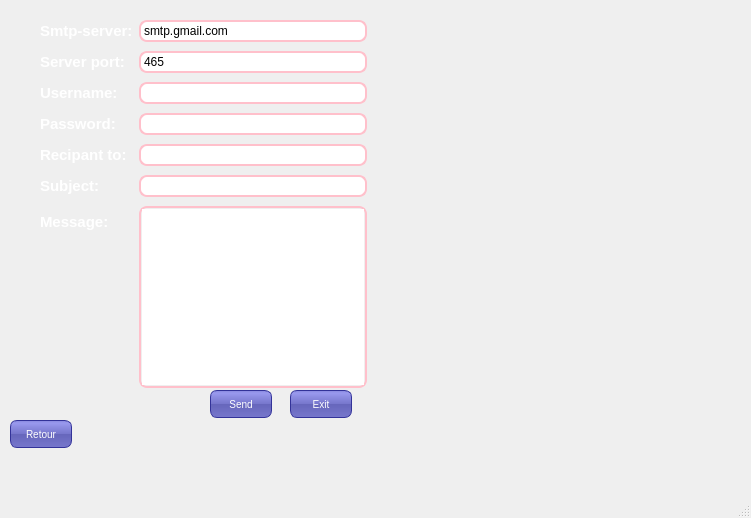
<?xml version="1.0" encoding="UTF-8"?>
<ui version="4.0">
 <class>mailing</class>
 <widget class="QMainWindow" name="mailing">
  <property name="geometry">
   <rect>
    <x>0</x>
    <y>0</y>
    <width>751</width>
    <height>518</height>
   </rect>
  </property>
  <property name="windowTitle">
   <string>MainWindow</string>
  </property>
  <property name="styleSheet">
   <string notr="true">

#mainFrame {
border: 3px solid gray;
border-radius: 40px;
background: QLinearGradient(x1: 0, y1: 0, x2: 0, y2: 1, stop: 0 #eef, stop: 1 #ccf);
}
QLineEdit {
padding: 1px;
border-style: solid;
border: 2px solid pink;
border-radius: 8px;
}

QPushButton {
color: white;
background-color: QLinearGradient( x1: 0, y1: 0, x2: 0, y2: 1, stop: 0 #88d, stop: 0.1 #99e, stop: 0.49 #77c, stop: 0.5 #66b, stop: 1 #77c);
border-width: 1px;
border-color: #339;
border-style: solid;
border-radius: 7;
padding: 3px;
font-size: 10px;
padding-left: 5px;
padding-right: 5px;
min-width: 50px;
max-width: 50px;
min-height: 20px;
max-height: 20px;
}

QLabel {
color : white ; 
font-weight: bold;
font-size: 15px;
}

QPlainTextEdit
{padding: 1px;
border-style: solid;
border: 2px solid pink;
border-radius: 8px;
}</string>
  </property>
  <widget class="QWidget" name="centralwidget">
   <widget class="QPushButton" name="sendBtn">
    <property name="geometry">
     <rect>
      <x>210</x>
      <y>390</y>
      <width>62</width>
      <height>28</height>
     </rect>
    </property>
    <property name="text">
     <string>Send</string>
    </property>
   </widget>
   <widget class="QWidget" name="layoutWidget">
    <property name="geometry">
     <rect>
      <x>40</x>
      <y>20</y>
      <width>327</width>
      <height>368</height>
     </rect>
    </property>
    <layout class="QFormLayout" name="formLayout">
     <property name="fieldGrowthPolicy">
      <enum>QFormLayout::ExpandingFieldsGrow</enum>
     </property>
     <property name="rowWrapPolicy">
      <enum>QFormLayout::WrapLongRows</enum>
     </property>
     <property name="verticalSpacing">
      <number>9</number>
     </property>
     <item row="0" column="0">
      <widget class="QLabel" name="label">
       <property name="text">
        <string>Smtp-server:</string>
       </property>
      </widget>
     </item>
     <item row="1" column="0">
      <widget class="QLabel" name="label_2">
       <property name="text">
        <string>Server port:</string>
       </property>
      </widget>
     </item>
     <item row="2" column="0">
      <widget class="QLabel" name="label_3">
       <property name="text">
        <string>Username:</string>
       </property>
      </widget>
     </item>
     <item row="3" column="0">
      <widget class="QLabel" name="label_4">
       <property name="text">
        <string>Password:</string>
       </property>
      </widget>
     </item>
     <item row="4" column="0">
      <widget class="QLabel" name="label_5">
       <property name="text">
        <string>Recipant to:</string>
       </property>
      </widget>
     </item>
     <item row="5" column="0">
      <widget class="QLabel" name="label_6">
       <property name="text">
        <string>Subject:</string>
       </property>
      </widget>
     </item>
     <item row="6" column="0">
      <widget class="QLabel" name="label_7">
       <property name="text">
        <string>Message:</string>
       </property>
      </widget>
     </item>
     <item row="0" column="1">
      <widget class="QLineEdit" name="server">
       <property name="text">
        <string>smtp.gmail.com</string>
       </property>
      </widget>
     </item>
     <item row="1" column="1">
      <widget class="QLineEdit" name="port">
       <property name="text">
        <string>465</string>
       </property>
      </widget>
     </item>
     <item row="2" column="1">
      <widget class="QLineEdit" name="uname">
       <property name="text">
        <string/>
       </property>
      </widget>
     </item>
     <item row="3" column="1">
      <widget class="QLineEdit" name="paswd">
       <property name="inputMask">
        <string/>
       </property>
       <property name="echoMode">
        <enum>QLineEdit::Password</enum>
       </property>
      </widget>
     </item>
     <item row="4" column="1">
      <widget class="QLineEdit" name="rcpt"/>
     </item>
     <item row="5" column="1">
      <widget class="QLineEdit" name="subject"/>
     </item>
     <item row="6" column="1">
      <widget class="QPlainTextEdit" name="msg"/>
     </item>
    </layout>
   </widget>
   <widget class="QPushButton" name="exitBtn">
    <property name="geometry">
     <rect>
      <x>290</x>
      <y>390</y>
      <width>62</width>
      <height>28</height>
     </rect>
    </property>
    <property name="text">
     <string>Exit</string>
    </property>
   </widget>
   <widget class="QPushButton" name="pushButton">
    <property name="geometry">
     <rect>
      <x>10</x>
      <y>420</y>
      <width>62</width>
      <height>28</height>
     </rect>
    </property>
    <property name="text">
     <string>Retour</string>
    </property>
   </widget>
   <widget class="QLabel" name="label_background">
    <property name="geometry">
     <rect>
      <x>0</x>
      <y>0</y>
      <width>751</width>
      <height>481</height>
     </rect>
    </property>
    <property name="text">
     <string/>
    </property>
   </widget>
   <widget class="QLabel" name="label_mail">
    <property name="geometry">
     <rect>
      <x>420</x>
      <y>60</y>
      <width>291</width>
      <height>261</height>
     </rect>
    </property>
    <property name="text">
     <string/>
    </property>
   </widget>
   <zorder>label_background</zorder>
   <zorder>sendBtn</zorder>
   <zorder>layoutWidget</zorder>
   <zorder>exitBtn</zorder>
   <zorder>pushButton</zorder>
   <zorder>label_mail</zorder>
  </widget>
  <widget class="QMenuBar" name="menubar">
   <property name="geometry">
    <rect>
     <x>0</x>
     <y>0</y>
     <width>751</width>
     <height>21</height>
    </rect>
   </property>
  </widget>
  <widget class="QStatusBar" name="statusbar"/>
 </widget>
 <resources/>
 <connections/>
</ui>
